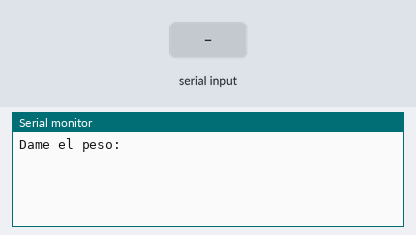
Bench run of a sketch on a simulated Arduino Uno, built with avr-gcc and run on an emulated ATmega328P. On the bench: the last lines printed to the serial monitor. The test bench sets the inputs (shaded band).

Above: at 1.3 s.
1.4 s: "90,45\n" received over Serial
At 3.9 s:
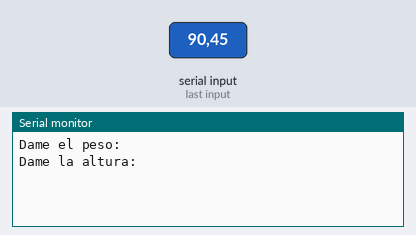
4.3 s: "30,150\n" received over Serial
At 5.76 s:
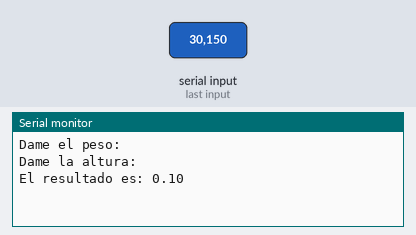

Measured:
- after the input at 1.4 s, the serial monitor: prints a new line after 1.4 s (image 1)
- after the input at 4.3 s, the serial monitor: prints a new line after 1.3 s (image 2)

The sketch:

IMS.ino
```cpp
byte state=0;
String messages []= {"el peso", "la altura"};
float arr[] = {0,0};
float res;
void setup() {Serial.begin(9600);}

void loop() {

  if(state==4)
  {
    res= arr[1]*arr[1];
    res =arr[0]/res;

    Serial.println("El resultado es: "+String(res));
    Serial.println();
    state=0;
  }
  else if(state %2==0)
  {
     Serial.print("Dame "+messages[state/2]+": ");
     state++;
   }
   else if(Serial.available()>0)
   {

      arr[state/2]= Serial.readString().toFloat();
      state++;

      Serial.println();
    }

    delay(200);
}
```
